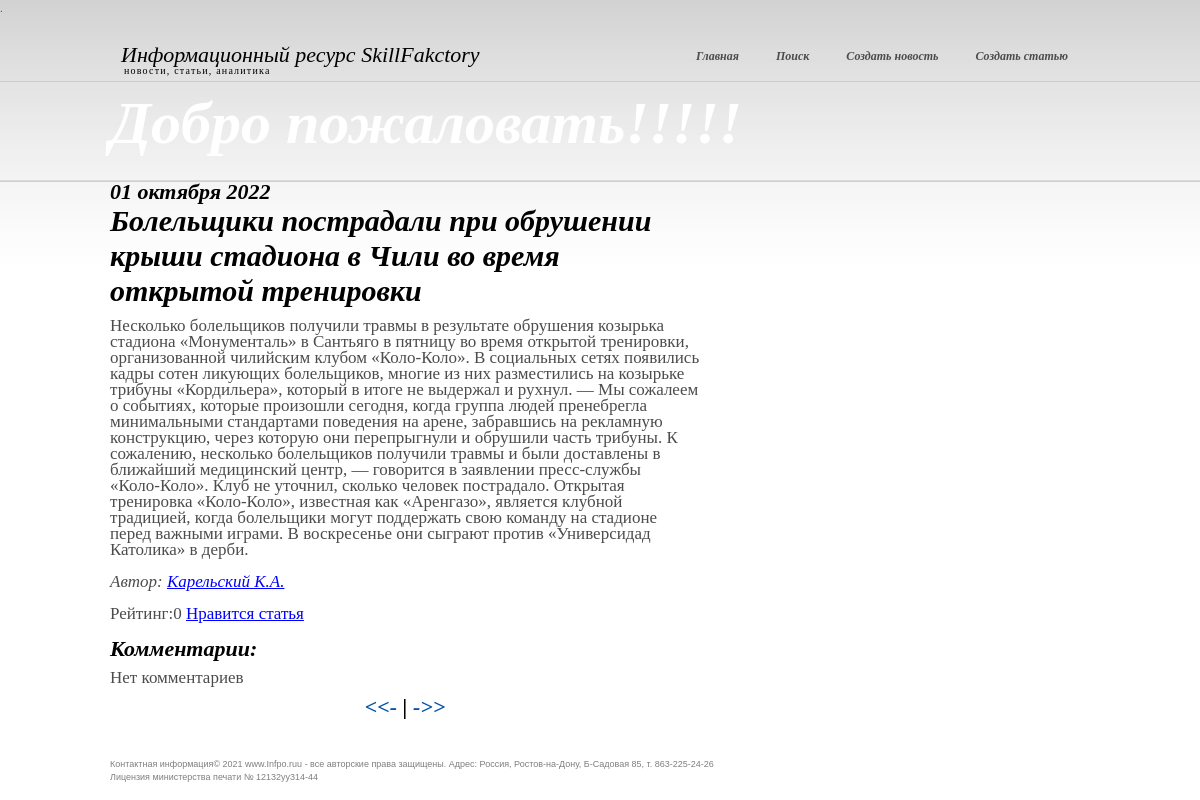
/home/44, run on the app's committed database.
### news/models.py (models this page shows, shortened)
class Post(models.Model):
    head_article = models.CharField(max_length=255)  # post`s name
    text_post = models.TextField()  # text
    date = models.DateTimeField(auto_now_add = True)  # date of the post will be added
    type_post = models.CharField(max_length = 20, choices = POSITIONS, default = 'news')  # post`s type : news or article
    sum_rank = models.IntegerField(default = 0)
    id_author = models.ForeignKey('Author', on_delete = models.CASCADE)  # onetomany relation to the table "Author"
    category = models.ManyToManyField('Category', through = PostCategory)  # manytomany relation to the table "Category"

class Author(models.Model):
    full_name = models.CharField(max_length = 255)
    e_mail = models.EmailField(max_length = 150, null = True)
    rank = models.IntegerField(default = 0)
    id_users = models.OneToOneField(User, on_delete = models.DO_NOTHING)  # onetomany relation to the table "User"

### news/views.py (the view)
class News(DetailView):
    model = Post
    template_name = 'new.html'
    context_object_name = 'new'
    def get_context_data(self, **kwargs):
        context = super().get_context_data(**kwargs)
        context['comments'] = context['new'].comments_set.all().values('text', 'id_users__username', 'date', 'sum_rank')
        context['next'] = Post.objects.filter(id__gt=context['new'].id).order_by('id').values('id').first()
        context['prev'] = Post.objects.filter(id__lt=context['new'].id).order_by('-id').values('id').first()
        return context

### news/templatetags/custom_filters.py (called while the page is built)
@register.filter()
def currency(value):
    if isinstance(value, str):
        str1 = value.split()
        value = str1[0] + ' '
        for i in range(1, len(str1)):
            value += str1[i][0] + '.'
    return value

@register.filter()
def censor(value):
    if isinstance(value, str):
        a = ['хрен', 'редиска', 'тыква']
        for i in a:
            b = ' '+i[0]+'*' * (len(i)-1)+' '
            value = value.replace(i, b)
    return value

### templates/new.html (shortened to what this page needs)
{% extends 'flatpages/default.html' %}
{% load custom_filters %}
{% block content %}
    <div class="col">
      <div class="post">
            <h3>{{ new.date|date:'d E Y' }}</h3>
            <h2 >{{ new.head_article| censor }}</h2>
        <p class="new">{{ new.text_post| censor }}
            <br><br><i>Автор:
            <a class="tooltip" href="mailto:">{{ new.id_author.full_name | currency }}
                </a></i>
                <br><br>
                Рейтинг:{{ new.sum_rank }} <a href="like/{{new.id }}" title="рейтинг +1">Нравится статья</a>
                <br><br>
                <h3>Комментарии:</h3>
                {% for i in comments %}
                    <p><b>{{ i.date }}</b> | <b>{{ i.id_users__username }}</b> | <b>рейтинг:
                    {{ i.sum_rank }}</b> :<br> {{ i.text }} </p>
                {% empty %}
                    <p>Нет комментариев</p>
                {% endfor %}
        </p>
          <h3 align="center">
          {% if prev.id %}
            <a href="/home/{{prev.id}}" title="Предыдущие новости"> <<- </a>
          {% endif %}
          |
          {% if next.id %}
            <a href="/home/{{next.id}}" title="Следующие новости"> ->> </a>
          {% endif %}
          </h3>
      </div>
    </div>
{% endblock content %}

### static/css/styles.css (style rules this page uses)
* { margin:0; padding:0; outline:0; }
body { font-size:11px; line-height:16px; font-family:Georgia, serif; color:#4c4c4c; background:#fff url(images/body-bg.gif) repeat-x 0 0; }
a { color:#0252aa; text-decoration:none; cursor:pointer; }
.col { float:left; display:inline; width:590px; margin-right:28px; padding-bottom:41px; }
.post h2 { color:#000; font-size:30px; font-style:italic; line-height:35px; }
.post h3 { color:#000; font-size:22px; font-style:italic; line-height:22px; }
.post a { text-decoration:none; }
.post p { font-size:17px; padding-top:10px; }
.post p a { color:blue; text-decoration:underline; }

### data on the page
Post: date "01 октября 2022", head_article|censor "Болельщики пострадали при обрушении крыши стадиона в Чили во время открытой тренировки", text_post|censor "Несколько болельщиков получили травмы в результате обрушения козырька стадиона «Монументаль» в Сантьяго в пятницу во время открытой тренировки, организованной чилийским клубом «Коло‑Коло». В социальных сетях появились кадры сотен ликующих болельщиков, многие из них разместились на козырьке трибуны «Кордильера», который в итоге не выдержал и рухнул. — Мы сожалеем о событиях, которые произошли сегодня, когда группа людей пренебрегла минимальными стандартами поведения на арене, забравшись на рекламную конструкцию, через которую они перепрыгнули и обрушили часть трибуны. К сожалению, несколько болельщиков получили травмы и были доставлены в ближайший медицинский центр, — говорится в заявлении…", id_author.full_name "Карельский К.А.", sum_rank "0"
